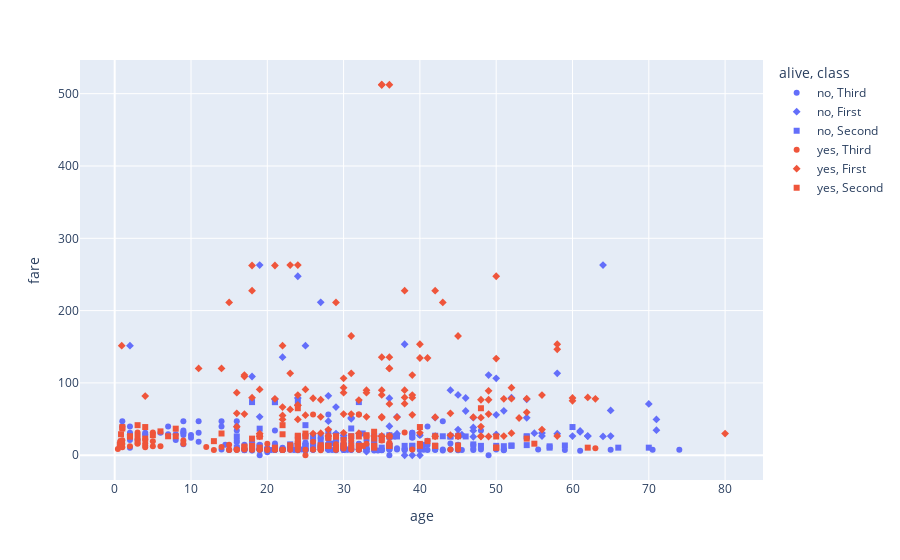

This figure's notebook cell:
### Code cell
px.scatter(x= 'age', y='fare',data_frame=titanic, color= 'alive', symbol= 'class')

### Figure 1 — Plotly figure (JSON) as saved in the notebook; plotly's stock layout.template omitted (floating-point values rounded to 4 significant figures; data arrays with more than 128 entries replaced by an {"elided": "..."} marker saying what was removed)
{"data": [{"hovertemplate": "alive=no<br>class=Third<br>age=%{x}<br>fare=%{y}<extra></extra>", "legendgroup": "no, Third", "marker": {"color": "#636efa", "symbol": "circle"}, "mode": "markers", "name": "no, Third", "orientation": "v", "showlegend": true, "type": "scatter", "x": {"elided": "372 float values"}, "xaxis": "x", "y": {"elided": "372 float values"}, "yaxis": "y"}, {"hovertemplate": "alive=no<br>class=First<br>age=%{x}<br>fare=%{y}<extra></extra>", "legendgroup": "no, First", "marker": {"color": "#636efa", "symbol": "diamond"}, "mode": "markers", "name": "no, First", "orientation": "v", "showlegend": true, "type": "scatter", "x": [54, 19, 40, 28, 42, 65, 45, null, 28, 46, 71, 21, 47, 24, 54, 37, 24, 51, null, 61, 56, 50, null, 44, 62, 52, 40, null, 37, null, null, 2, 45.5, 38, 29, 45, null, 22, 27, 50, 64, 30, 65, 47, 56, null, 58, 55, 71, 25, 18, 47, null, 45, 50, 64, 62, null, 36, null, 61, null, 58, 47, 31, 60, 49, null, 36, 70, 19, null, 29, 46, null, 39, null, 38, 31, 33], "xaxis": "x", "y": [51.86, 263, 27.72, 82.17, 52, 61.98, 83.47, 27.72, 47.1, 61.17, 34.65, 77.29, 52, 247.5, 77.29, 53.1, 79.2, 61.38, 25.93, 33.5, 30.7, 28.71, 50, 90, 26.55, 79.65, 0, 31, 29.7, 26, 27.72, 151.6, 28.5, 153.5, 66.6, 35.5, 35, 135.6, 211.5, 55.9, 263, 27.75, 26.55, 38.5, 26.55, 52, 29.7, 30.5, 49.5, 151.6, 108.9, 34.02, 221.8, 26.55, 106.4, 26, 26.55, 227.5, 40.12, 42.4, 32.32, 0, 113.3, 25.59, 52, 26.55, 110.9, 26.55, 78.85, 71, 53.1, 39.6, 30, 79.2, 30.7, 0, 0, 0, 50.5, 5], "yaxis": "y"}, {"hovertemplate": "alive=no<br>class=Second<br>age=%{x}<br>fare=%{y}<extra></extra>", "legendgroup": "no, Second", "marker": {"color": "#636efa", "symbol": "square"}, "mode": "markers", "name": "no, Second", "orientation": "v", "showlegend": true, "type": "scatter", "x": [35, 66, 27, 32, 21, 34, 29, 21, 32.5, 25, 23, 18, 19, 36.5, 42, 51, 30, null, 19, 24, 30, 42, 30, 27, 18, 59, 24, 44, 19, 33, 29, 54, 36, null, 36, 30, 26, 43, 54, 28, 25, 36, 38, 29, 18, 46, 23, 34, null, 30, 31, 36, 48, null, 34, null, 23, 27, 28, 54, 47, 37, 26, 57, 31, 24, 23, 32, 25, 70, null, 60, 25, 52, 39, 52, 34, 50, 25, null, 23, 23, 18, 57, 16, 39, 34, 39, 35, 31, 16, 28, 44, 21, 24, 28, 27], "xaxis": "x", "y": [26, 10.5, 21, 10.5, 73.5, 26, 21, 73.5, 30.07, 13, 15.05, 11.5, 36.75, 26, 13, 12.53, 13, 15.05, 13, 13, 13, 27, 10.5, 13, 13, 13.5, 10.5, 26, 10.5, 12.28, 10.5, 26, 10.5, 0, 12.88, 24, 26, 26.25, 14, 13, 13, 13, 13, 27.72, 73.5, 26, 10.5, 21, 0, 13, 10.5, 27.75, 13, 0, 21, 0, 11.5, 26, 13.5, 26, 15, 26, 10.5, 12.35, 26.25, 73.5, 13, 73.5, 13, 10.5, 0, 39, 41.58, 13.5, 26, 13, 13, 13, 26, 0, 13, 13, 11.5, 10.5, 26, 13, 13, 13, 10.5, 37.0, 10.5, 33, 26, 11.5, 13, 10.5, 13], "yaxis": "y"}, {"hovertemplate": "alive=yes<br>class=Third<br>age=%{x}<br>fare=%{y}<extra></extra>", "legendgroup": "yes, Third", "marker": {"color": "#EF553B", "symbol": "circle"}, "mode": "markers", "name": "yes, Third", "orientation": "v", "showlegend": true, "type": "scatter", "x": [26, 27, 4, null, 15, 38, null, null, null, 14, 19, null, null, 17, 32, 30, 29, null, 33, 21, null, null, 12, 24, null, 22, 24, 27, 16, 9, 1, 4, null, 19, null, 18, 26, 16, 27, 16, 5, null, 29, 3, 25, 25, null, 35, 19, 30, 22, null, null, 26, 31, null, 45, null, 3, null, null, null, null, 22, 1, 21, 24, 39, 44, 32, null, null, 5, 29, 0.75, 2, 63, 9, 26, 29, null, 22, 22, 36, 32, null, 32, null, 20, null, 0.75, 23, null, 20, 18, 4, null, null, null, null, 31, 6, 20, 5, 13, 18, 1, 31, 0.42, 27, 27, 27, null, 15, 32, 18, 24, 4, 15], "xaxis": "x", "y": [7.925, 11.13, 16.7, 7.225, 8.029, 31.39, 7.879, 7.75, 7.229, 11.24, 7.879, 7.75, 15.25, 7.925, 56.5, 12.47, 9.5, 7.787, 15.85, 7.65, 7.775, 24.15, 11.24, 7.142, 22.36, 7.75, 15.85, 7.796, 7.733, 20.52, 11.13, 22.02, 15.5, 7.854, 7.75, 8.05, 18.79, 7.75, 7.925, 8.05, 31.39, 15.5, 15.25, 31.39, 7.775, 0, 7.75, 20.25, 8.05, 9.5, 7.75, 7.75, 23.25, 7.854, 20.52, 23.25, 8.05, 16.1, 15.9, 7.879, 7.879, 7.229, 7.75, 7.25, 15.74, 7.796, 16.7, 7.925, 7.925, 8.05, 16.1, 8.113, 19.26, 7.896, 19.26, 12.29, 9.588, 15.9, 56.5, 7.75, 22.36, 7.225, 7.775, 17.4, 7.854, 7.75, 7.925, 15.5, 15.74, 56.5, 19.26, 7.55, 7.829, 7.925, 9.842, 13.42, 56.5, 7.733, 15.25, 7.737, 7.925, 12.47, 7.229, 12.47, 7.229, 7.496, 20.57, 8.683, 8.517, 6.975, 8.662, 12.47, 7.75, 14.45, 56.5, 9.35, 19.26, 11.13, 7.225], "yaxis": "y"}, {"hovertemplate": "alive=yes<br>class=First<br>age=%{x}<br>fare=%{y}<extra></extra>", "legendgroup": "yes, First", "marker": {"color": "#EF553B", "symbol": "diamond"}, "mode": "markers", "name": "yes, First", "orientation": "v", "showlegend": true, "type": "scatter", "x": {"elided": "136 float values"}, "xaxis": "x", "y": {"elided": "136 float values"}, "yaxis": "y"}, {"hovertemplate": "alive=yes<br>class=Second<br>age=%{x}<br>fare=%{y}<extra></extra>", "legendgroup": "yes, Second", "marker": {"color": "#EF553B", "symbol": "square"}, "mode": "markers", "name": "yes, Second", "orientation": "v", "showlegend": true, "type": "scatter", "x": [14, 55, null, 34, 3, 29, 21, 5, 29, 0.83, 17, 34, 32.5, 29, 40, 1, 32, 3, 35, 19, 8, 24, 50, 41, 42, null, 24, 30, 22, 36, 2, 24, 40, 36, 17, 28, 3, 34, 18, 28, 19, 42, 24, 45, 28, 13, 50, 33, 23, 33, 34, 36, 50, 2, 7, 32, 19, null, 8, 62, 34, 25, null, 24, 22, 24, 4, 28, 18, 40, 31, 45, 27, 6, 30, 30, 4, 48, 0.67, 54, 31, 1, 0.83, 42, 27, 28, 25], "xaxis": "x", "y": [30.07, 16, 13, 13, 41.58, 26, 10.5, 27.75, 10.5, 29, 10.5, 23, 13, 26, 15.75, 39, 13, 26, 21, 10.5, 26.25, 14.5, 26, 19.5, 13, 12.35, 26, 12.35, 29, 13, 26, 13, 13, 13, 12, 12.65, 18.75, 32.5, 13, 26, 26, 26, 18.75, 26.25, 13, 19.5, 10.5, 27.75, 13.79, 26, 10.5, 26, 10.5, 26, 26.25, 26, 26, 13.86, 36.75, 10.5, 13, 30, 33, 27, 41.58, 65, 39, 13, 23, 39, 13, 13.5, 10.5, 33, 21, 13, 23, 65, 14.5, 23, 26.25, 37.0, 18.75, 13, 13.86, 24, 26], "yaxis": "y"}], "layout": {"legend": {"title": {"text": "alive, class"}, "tracegroupgap": 0}, "margin": {"t": 60}, "xaxis": {"anchor": "y", "domain": [0, 1], "title": {"text": "age"}}, "yaxis": {"anchor": "x", "domain": [0, 1], "title": {"text": "fare"}}}}
